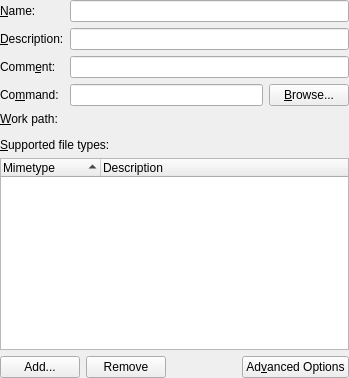
<?xml version="1.0" encoding="UTF-8"?>
<ui version="4.0">
 <class>KPropertiesDesktopBase</class>
 <widget class="QWidget" name="KPropertiesDesktopBase">
  <layout class="QVBoxLayout" name="verticalLayout">
   <property name="margin">
    <number>0</number>
   </property>
   <item>
    <layout class="QFormLayout" name="formLayout">
     <item row="0" column="0">
      <widget class="QLabel" name="nameLabel">
       <property name="whatsThis">
        <string>Type the name you want to give to this application here. This application will appear under this name in the applications menu and in the panel.</string>
       </property>
       <property name="text">
        <string>&amp;Name:</string>
       </property>
       <property name="buddy">
        <cstring>nameEdit</cstring>
       </property>
      </widget>
     </item>
     <item row="0" column="1">
      <widget class="KLineEdit" name="nameEdit">
       <property name="whatsThis">
        <string>Type the name you want to give to this application here. This application will appear under this name in the applications menu and in the panel.</string>
       </property>
      </widget>
     </item>
     <item row="1" column="0">
      <widget class="QLabel" name="textLabel2">
       <property name="whatsThis">
        <string>Type the description of this application, based on its use, here. Examples: a dial up application (KPPP) would be &quot;Dial up tool&quot;.</string>
       </property>
       <property name="text">
        <string>&amp;Description:</string>
       </property>
       <property name="buddy">
        <cstring>genNameEdit</cstring>
       </property>
      </widget>
     </item>
     <item row="1" column="1">
      <widget class="KLineEdit" name="genNameEdit">
       <property name="whatsThis">
        <string>Type the description of this application, based on its use, here. Examples: a dial up application (KPPP) would be &quot;Dial up tool&quot;.</string>
       </property>
      </widget>
     </item>
     <item row="2" column="0">
      <widget class="QLabel" name="textLabel3">
       <property name="whatsThis">
        <string>Type any comment you think is useful here.</string>
       </property>
       <property name="text">
        <string>Comm&amp;ent:</string>
       </property>
       <property name="buddy">
        <cstring>commentEdit</cstring>
       </property>
      </widget>
     </item>
     <item row="2" column="1">
      <widget class="KLineEdit" name="commentEdit">
       <property name="whatsThis">
        <string>Type any comment you think is useful here.</string>
       </property>
      </widget>
     </item>
     <item row="3" column="0">
      <widget class="QLabel" name="textLabel4">
       <property name="whatsThis">
        <string>Type the command to start this application here.

Following the command, you can have several place holders which will be replaced with the actual values when the actual program is run:
%f - a single file name
%F - a list of files; use for applications that can open several local files at once
%u - a single URL
%U - a list of URLs
%d - the directory of the file to open
%D - a list of directories
%i - the icon
%m - the mini-icon
%c - the caption</string>
       </property>
       <property name="text">
        <string>Co&amp;mmand:</string>
       </property>
       <property name="buddy">
        <cstring>commandEdit</cstring>
       </property>
      </widget>
     </item>
     <item row="3" column="1">
      <layout class="QHBoxLayout" name="horizontalLayout">
       <item>
        <widget class="KLineEdit" name="commandEdit">
         <property name="whatsThis">
          <string>Type the command to start this application here.

Following the command, you can have several place holders which will be replaced with the actual values when the actual program is run:
%f - a single file name
%F - a list of files; use for applications that can open several local files at once
%u - a single URL
%U - a list of URLs
%d - the directory of the file to open
%D - a list of directories
%i - the icon
%m - the mini-icon
%c - the caption</string>
         </property>
        </widget>
       </item>
       <item>
        <widget class="QPushButton" name="browseButton">
         <property name="whatsThis">
          <string>Click here to browse your file system in order to find the desired executable.</string>
         </property>
         <property name="text">
          <string>&amp;Browse...</string>
         </property>
        </widget>
       </item>
      </layout>
     </item>
     <item row="4" column="0">
      <widget class="QLabel" name="textLabel5">
       <property name="whatsThis">
        <string>Sets the working directory for your application.</string>
       </property>
       <property name="text">
        <string>&amp;Work path:</string>
       </property>
       <property name="buddy">
        <cstring>pathEdit</cstring>
       </property>
      </widget>
     </item>
     <item row="4" column="1">
      <widget class="KUrlRequester" name="pathEdit">
       <property name="whatsThis">
        <string>Sets the working directory for your application.</string>
       </property>
      </widget>
     </item>
    </layout>
   </item>
   <item>
    <widget class="KSeparator" name="kseparator"/>
   </item>
   <item>
    <widget class="QLabel" name="textLabel7">
     <property name="whatsThis">
      <string>&lt;qt&gt;&lt;p&gt;This list should show the types of file that your application can handle. This list is organized by &lt;u&gt;mimetypes&lt;/u&gt;.&lt;/p&gt;
&lt;p&gt;MIME, Multipurpose Internet (e)Mail Extension, is a standard protocol for identifying the type of data based on filename extensions and correspondent &lt;u&gt;mimetypes&lt;/u&gt;. Example: the &quot;bmp&quot; part that comes after the dot in flower.bmp indicates that it is a specific kind of image, &lt;u&gt;image/x-bmp&lt;/u&gt;. To know which application should open each type of file, the system should be informed about the abilities of each application to handle these extensions and mimetypes.&lt;/p&gt;
&lt;p&gt;If you want to associate this application with one or more mimetypes that are not in this list, click on the button &lt;b&gt;Add&lt;/b&gt; below. If there are one or more filetypes that this application cannot handle, you may want to remove them from the list clicking on the button &lt;b&gt;Remove&lt;/b&gt; below.&lt;/p&gt;&lt;/qt&gt;</string>
     </property>
     <property name="text">
      <string>&amp;Supported file types:</string>
     </property>
     <property name="buddy">
      <cstring>filetypeList</cstring>
     </property>
    </widget>
   </item>
   <item>
    <widget class="QTreeWidget" name="filetypeList">
     <property name="sizePolicy">
      <sizepolicy hsizetype="Expanding" vsizetype="Expanding">
       <horstretch>0</horstretch>
       <verstretch>1</verstretch>
      </sizepolicy>
     </property>
     <property name="whatsThis">
      <string>&lt;qt&gt;&lt;p&gt;This list should show the types of file that your application can handle. This list is organized by &lt;u&gt;mimetypes&lt;/u&gt;.&lt;/p&gt;
&lt;p&gt;MIME, Multipurpose Internet (e)Mail Extension, is a standard protocol for identifying the type of data based on filename extensions and correspondent &lt;u&gt;mimetypes&lt;/u&gt;. Example: the &quot;bmp&quot; part that comes after the dot in flower.bmp indicates that it is a specific kind of image, &lt;u&gt;image/x-bmp&lt;/u&gt;. To know which application should open each type of file, the system should be informed about the abilities of each application to handle these extensions and mimetypes.&lt;/p&gt;
&lt;p&gt;If you want to associate this application with one or more mimetypes that are not in this list, click on the button &lt;b&gt;Add&lt;/b&gt; below. If there are one or more filetypes that this application cannot handle, you may want to remove them from the list clicking on the button &lt;b&gt;Remove&lt;/b&gt; below.&lt;/p&gt;&lt;/qt&gt;</string>
     </property>
     <property name="rootIsDecorated">
      <bool>false</bool>
     </property>
     <property name="sortingEnabled">
      <bool>true</bool>
     </property>
     <property name="allColumnsShowFocus">
      <bool>true</bool>
     </property>
     <column>
      <property name="text">
       <string>Mimetype</string>
      </property>
     </column>
     <column>
      <property name="text">
       <string>Description</string>
      </property>
     </column>
    </widget>
   </item>
   <item>
    <layout class="QHBoxLayout" name="horizontalLayout_2">
     <item>
      <widget class="QPushButton" name="addFiletypeButton">
       <property name="whatsThis">
        <string>Click on this button if you want to add a type of file (mimetype) that your application can handle.</string>
       </property>
       <property name="text">
        <string>Add...</string>
       </property>
      </widget>
     </item>
     <item>
      <widget class="QPushButton" name="delFiletypeButton">
       <property name="whatsThis">
        <string>If you want to remove a type of file (mimetype) that your application cannot handle, select the mimetype in the list above and click on this button.</string>
       </property>
       <property name="text">
        <string>Remove</string>
       </property>
      </widget>
     </item>
     <item>
      <spacer>
       <property name="orientation">
        <enum>Qt::Horizontal</enum>
       </property>
       <property name="sizeType">
        <enum>QSizePolicy::MinimumExpanding</enum>
       </property>
       <property name="sizeHint" stdset="0">
        <size>
         <width>70</width>
         <height>20</height>
        </size>
       </property>
      </spacer>
     </item>
     <item>
      <widget class="QPushButton" name="advancedButton">
       <property name="whatsThis">
        <string>Click here to modify the way this application will run, launch feedback, D-Bus options or to run it as a different user.</string>
       </property>
       <property name="text">
        <string>Ad&amp;vanced Options</string>
       </property>
      </widget>
     </item>
    </layout>
   </item>
  </layout>
 </widget>
 <customwidgets>
  <customwidget>
   <class>KUrlRequester</class>
   <extends>QFrame</extends>
   <header>kurlrequester.h</header>
   <container>1</container>
  </customwidget>
  <customwidget>
   <class>KLineEdit</class>
   <extends>QLineEdit</extends>
   <header>klineedit.h</header>
  </customwidget>
  <customwidget>
   <class>KSeparator</class>
   <extends>QFrame</extends>
   <header>kseparator.h</header>
  </customwidget>
 </customwidgets>
 <resources/>
 <connections/>
</ui>
